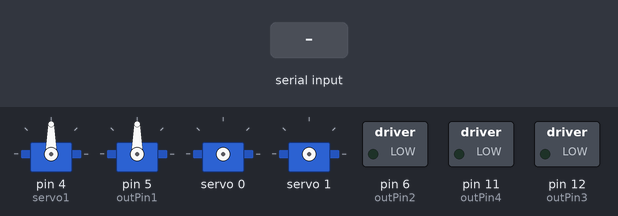
The sketch below on a simulated Arduino Uno, built with avr-gcc and run on an emulated ATmega328P. Parts: 4 × servo, switched loads named in the sketch (green lamp = pin HIGH). The inputs (shaded band) are chosen by the test bench. Pins used as bus, display or sensor lines are not drawn.

Above: at 1.2 s.
1.3 s: "F" received over Serial
At 2.0 s:
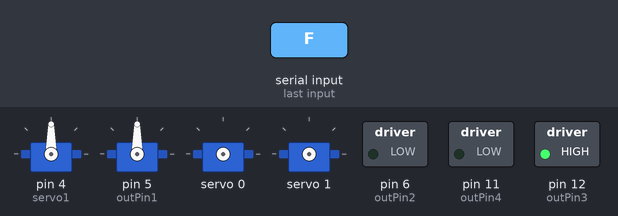
2.8 s: "B" received over Serial
At 3.2 s:
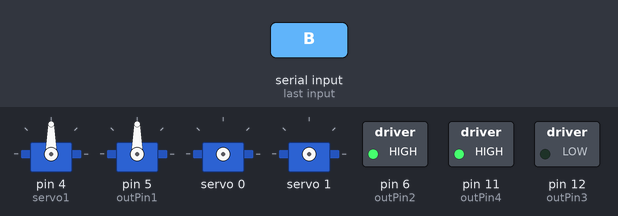
4.3 s: "R" received over Serial
At 5.5 s:
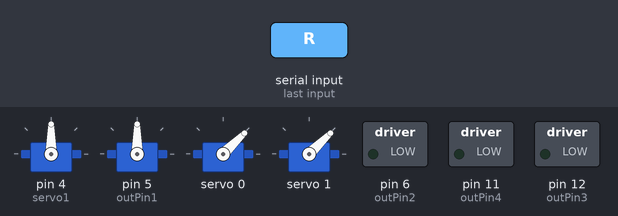
5.8 s: "L" received over Serial
At 6.7 s:
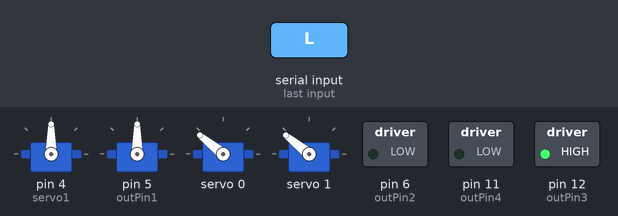
7.3 s: "S" received over Serial
At 7.8 s:
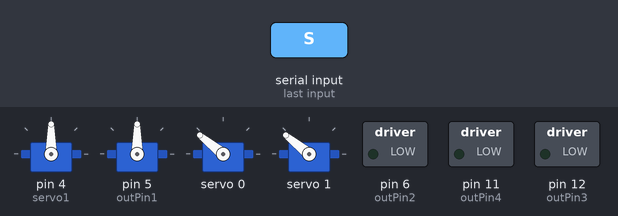
8.8 s: "I" received over Serial
At 10.1 s:
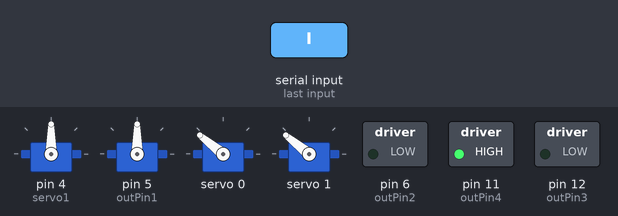
Timing chart, 0 to 11.3 s (numbered marks = the images above; inputs shaded):
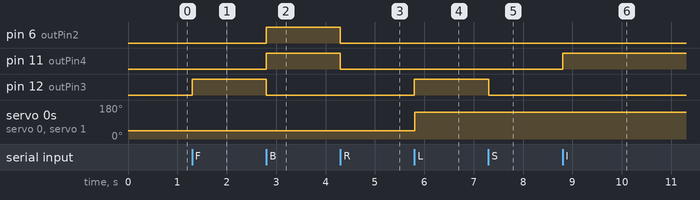

Measured:
- after the input at 1.3 s, pin 12 (outPin3): LOW → HIGH at once
- after the input at 2.8 s, pin 6 (outPin2), pin 11 (outPin4): LOW → HIGH at once; pin 12 (outPin3): HIGH → LOW at once
- after the input at 4.3 s, pin 6 (outPin2), pin 11 (outPin4): HIGH → LOW at once
- after the input at 5.8 s, pin 12 (outPin3): LOW → HIGH at once; servo 0, servo 1: 44° → 141° at once
- after the input at 7.3 s, pin 12 (outPin3): HIGH → LOW at once
- after the input at 8.8 s, pin 11 (outPin4): LOW → HIGH at once

The sketch:

Main.ino
```cpp
// Servo - Version: Latest

#include <Wire.h>
#include <Adafruit_PWMServoDriver.h>
#include <Servo.h>


Adafruit_PWMServoDriver pwm = Adafruit_PWMServoDriver();
// you can also call it with a different address you want
//Adafruit_PWMServoDriver pwm = Adafruit_PWMServoDriver(0x41);
// you can also call it with a different address and I2C interface
//Adafruit_PWMServoDriver pwm = Adafruit_PWMServoDriver(0x40, Wire);

// Depending on your servo make, the pulse width min and max may vary, you
// want these to be as small/large as possible without hitting the hard stop
// for max range. You'll have to tweak them as necessary to match the servos you
// have!
#define SERVOMIN  150 // This is the 'minimum' pulse length count (out of 4096)
#define SERVOMAX  600 // This is the 'maximum' pulse length count (out of 4096)
#define USMIN  600 // This is the rounded 'minimum' microsecond length based on the minimum pulse of 150
#define USMAX  2400 // This is the rounded 'maximum' microsecond length based on the maximum pulse of 600
#define SERVO_FREQ 50 // Analog servos run at ~50 Hz updates

/*ARDUINO CODE FOR EGEN310 CONTROL APP  */
//this is arduino code... Took inspiration from: https://create.arduino.cc/projecthub/rafitc/android-arduino-rc-car-e633d7
/*------------------------------------------------------------------------------*/


//int led = 3;        //led
int outPin1 = 5;     //motor1
int outPin2 = 6;    //motor1
int outPin4 = 11;   //motor2
int outPin3 = 12;   //motor2

char btCmd = 0;     //btCmd value to store command.
int servoPos = 0;

uint8_t servonum = 0;

Servo servo1;
Servo servo2;

/*------------------------------------------------------------------------------*/
void setup()
{
  Serial.begin(9600);
  pinMode(outPin1, OUTPUT);
  pinMode(outPin2, OUTPUT);
  pinMode(outPin3, OUTPUT);
  pinMode(outPin4, OUTPUT);
  //pinMode(led, OUTPUT);

  //Attach the servos:
  servo1.attach(4);
  servo2.attach(5);


  pwm.begin();
  /*
     In theory the internal oscillator (clock) is 25MHz but it really isn't
     that precise. You can 'calibrate' this by tweaking this number until
     you get the PWM update frequency you're expecting!
     The int.osc. for the PCA9685 chip is a range between about 23-27MHz and
     is used for calculating things like writeMicroseconds()
     Analog servos run at ~50 Hz updates, It is importaint to use an
     oscilloscope in setting the int.osc frequency for the I2C PCA9685 chip.
     1) Attach the oscilloscope to one of the PWM signal pins and ground on
        the I2C PCA9685 chip you are setting the value for.
     2) Adjust setOscillatorFrequency() until the PWM update frequency is the
        expected value (50Hz for most ESCs)
     Setting the value here is specific to each individual I2C PCA9685 chip and
     affects the calculations for the PWM update frequency.
     Failure to correctly set the int.osc value will cause unexpected PWM results
  */
  pwm.setOscillatorFrequency(27000000);
  pwm.setPWMFreq(SERVO_FREQ);  // Analog servos run at ~50 Hz updates

  delay(10);
}


void loop()
{
  if (Serial.available() > 0) //As long as there is a connection to BT
  {
    btCmd = Serial.read(); //Read the current command,
    //digitalWrite(led, 1); //Turn on the light and do follow one of the following commands:
    /*------------------------------------------------------------------------------*/

    /*
      if(btCmd == 'F')        //move forwards
      {
      digitalWrite(outPin1,HIGH);
      digitalWrite(outPin2,LOW);
      digitalWrite(outPin3,HIGH);
      digitalWrite(outPin4,LOW);
      }
      else if (btCmd == 'B')       //move backwards
      {
      digitalWrite(outPin1,LOW);
      digitalWrite(outPin2,HIGH);
      digitalWrite(outPin3,LOW);
      digitalWrite(outPin4,HIGH);
      }
      else if (btCmd == 'S')     //stop!!
      {
      digitalWrite(outPin1,LOW);
      digitalWrite(outPin2,LOW);
      digitalWrite(outPin3,LOW);
      digitalWrite(outPin4,LOW);
      }
      else if (btCmd == 'R')    //right
      {
      digitalWrite(outPin1,HIGH);
      digitalWrite(outPin2,LOW);
      digitalWrite(outPin3,LOW);
      digitalWrite(outPin4,LOW);
      }
      else if (btCmd == 'L')     //left
      {
      digitalWrite(outPin1,LOW);
      digitalWrite(outPin2,LOW);
      digitalWrite(outPin3,HIGH);
      digitalWrite(outPin4,LOW);
      }
      else if (btCmd == 'I')    //forward right
      {
      digitalWrite(outPin1,HIGH);
      digitalWrite(outPin2,LOW);
      digitalWrite(outPin3,LOW);
      digitalWrite(outPin4,HIGH);
      }
      else if (btCmd == 'G')    //forward left
      {
      digitalWrite(outPin1,LOW);
      digitalWrite(outPin2,HIGH);
      digitalWrite(outPin3,HIGH);
      digitalWrite(outPin4,LOW);
      }
    */
    //servoPos++;

    //servo1.write(servoPos);

    ///delay(1);
    //servo2.write(servoPos);

    switch (btCmd) {
      case 'F': //Moving Forward ASCII: 70
        digitalWrite(outPin1, HIGH); //will turn to analogWrite(outPin1, speed) once speed is implemented.
        digitalWrite(outPin2, LOW);
        digitalWrite(outPin3, HIGH);
        digitalWrite(outPin4, LOW);


        break;
      case 'B': //Moving Backward ASCII: 66
        digitalWrite(outPin1, LOW);
        digitalWrite(outPin2, HIGH);
        digitalWrite(outPin3, LOW);
        digitalWrite(outPin4, HIGH);
        break;
      case 'S': //Stopping Car ASCII: 83
        digitalWrite(outPin1, LOW);
        digitalWrite(outPin2, LOW);
        digitalWrite(outPin3, LOW);
        digitalWrite(outPin4, LOW);
        break;
      case 'R'://Moving Right ASCII: 82
        digitalWrite(outPin1, HIGH);
        digitalWrite(outPin2, LOW);
        digitalWrite(outPin3, LOW);
        digitalWrite(outPin4, LOW);


        pwm.writeMicroseconds(servonum, 1000);
        pwm.writeMicroseconds(1, 1000);

        //servo1.write(90);
        //servo2.write(90);
        break;
      case 'L': //Moving Left ASCII: 76
        digitalWrite(outPin1, LOW);
        digitalWrite(outPin2, LOW);
        digitalWrite(outPin3, HIGH);
        digitalWrite(outPin4, LOW);


        //for (uint16_t pulselen = SERVOMIN; pulselen < SERVOMAX; pulselen++) {
        //  pwm.setPWM(servonum, 0, 4000);
        //}

        pwm.writeMicroseconds(servonum, 2000);
        pwm.writeMicroseconds(1, 2000);


        //servo1.write(-90);
        //servo2.write(-90);
        break;
      case 'I': //Moving forward and Right
        digitalWrite(outPin1, HIGH);
        digitalWrite(outPin2, LOW);
        digitalWrite(outPin3, LOW);
        digitalWrite(outPin4, HIGH);
        break;
      case 'G': //Moving forward and Left
        digitalWrite(outPin1, LOW);
        digitalWrite(outPin2, HIGH);
        digitalWrite(outPin3, HIGH);
        digitalWrite(outPin4, LOW);
        break;
    }

  }
}
/*------------------------------------------------------------------------------*/
```
